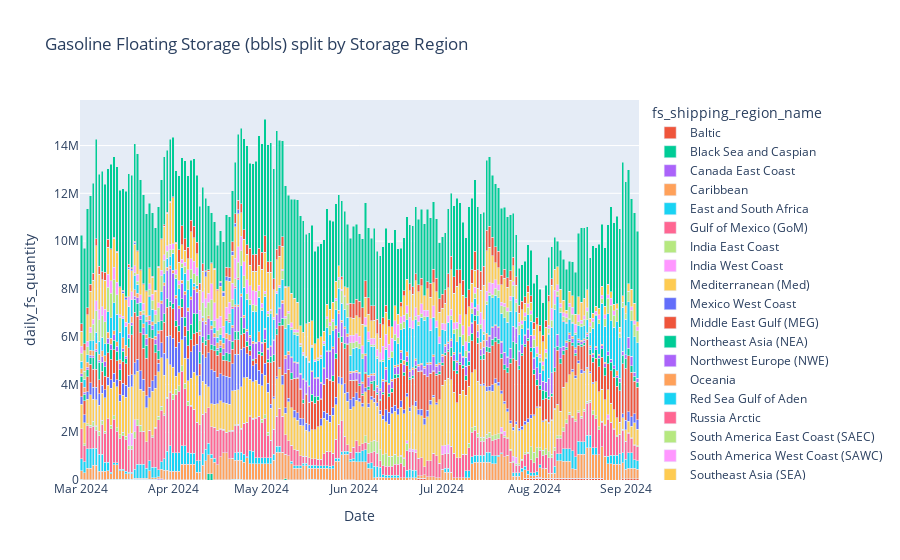

This figure's notebook cell:
### Markdown cell above
### 3. Plotting

### Code cell
import plotly.express as px
px.bar(fs_data, x = 'Date', y = 'daily_fs_quantity',color = 'fs_shipping_region_name',barmode = 'stack',title= 'Gasoline Floating Storage (bbls) split by Storage Region').show()

### Figure 1 — Plotly figure (JSON) as saved in the notebook; plotly's stock layout.template omitted (floating-point values rounded to 4 significant figures; data arrays with more than 128 entries replaced by an {"elided": "..."} marker saying what was removed)
{"data": [{"alignmentgroup": "True", "hovertemplate": "fs_shipping_region_name=<br>Date=%{x}<br>daily_fs_quantity=%{y}<extra></extra>", "legendgroup": "", "marker": {"color": "#636efa", "pattern": {"shape": ""}}, "name": "", "offsetgroup": "", "orientation": "v", "showlegend": false, "textposition": "auto", "type": "bar", "x": {"elided": "189 str values"}, "xaxis": "x", "y": {"elided": "189 int values"}, "yaxis": "y"}, {"alignmentgroup": "True", "hovertemplate": "fs_shipping_region_name=Baltic<br>Date=%{x}<br>daily_fs_quantity=%{y}<extra></extra>", "legendgroup": "Baltic", "marker": {"color": "#EF553B", "pattern": {"shape": ""}}, "name": "Baltic", "offsetgroup": "Baltic", "orientation": "v", "showlegend": true, "textposition": "auto", "type": "bar", "x": {"elided": "189 str values"}, "xaxis": "x", "y": {"elided": "189 int values"}, "yaxis": "y"}, {"alignmentgroup": "True", "hovertemplate": "fs_shipping_region_name=Black Sea and Caspian<br>Date=%{x}<br>daily_fs_quantity=%{y}<extra></extra>", "legendgroup": "Black Sea and Caspian", "marker": {"color": "#00cc96", "pattern": {"shape": ""}}, "name": "Black Sea and Caspian", "offsetgroup": "Black Sea and Caspian", "orientation": "v", "showlegend": true, "textposition": "auto", "type": "bar", "x": {"elided": "189 str values"}, "xaxis": "x", "y": {"elided": "189 int values"}, "yaxis": "y"}, {"alignmentgroup": "True", "hovertemplate": "fs_shipping_region_name=Canada East Coast<br>Date=%{x}<br>daily_fs_quantity=%{y}<extra></extra>", "legendgroup": "Canada East Coast", "marker": {"color": "#ab63fa", "pattern": {"shape": ""}}, "name": "Canada East Coast", "offsetgroup": "Canada East Coast", "orientation": "v", "showlegend": true, "textposition": "auto", "type": "bar", "x": {"elided": "189 str values"}, "xaxis": "x", "y": {"elided": "189 int values"}, "yaxis": "y"}, {"alignmentgroup": "True", "hovertemplate": "fs_shipping_region_name=Caribbean<br>Date=%{x}<br>daily_fs_quantity=%{y}<extra></extra>", "legendgroup": "Caribbean", "marker": {"color": "#FFA15A", "pattern": {"shape": ""}}, "name": "Caribbean", "offsetgroup": "Caribbean", "orientation": "v", "showlegend": true, "textposition": "auto", "type": "bar", "x": {"elided": "189 str values"}, "xaxis": "x", "y": {"elided": "189 int values"}, "yaxis": "y"}, {"alignmentgroup": "True", "hovertemplate": "fs_shipping_region_name=East and South Africa<br>Date=%{x}<br>daily_fs_quantity=%{y}<extra></extra>", "legendgroup": "East and South Africa", "marker": {"color": "#19d3f3", "pattern": {"shape": ""}}, "name": "East and South Africa", "offsetgroup": "East and South Africa", "orientation": "v", "showlegend": true, "textposition": "auto", "type": "bar", "x": {"elided": "189 str values"}, "xaxis": "x", "y": {"elided": "189 int values"}, "yaxis": "y"}, {"alignmentgroup": "True", "hovertemplate": "fs_shipping_region_name=Gulf of Mexico (GoM)<br>Date=%{x}<br>daily_fs_quantity=%{y}<extra></extra>", "legendgroup": "Gulf of Mexico (GoM)", "marker": {"color": "#FF6692", "pattern": {"shape": ""}}, "name": "Gulf of Mexico (GoM)", "offsetgroup": "Gulf of Mexico (GoM)", "orientation": "v", "showlegend": true, "textposition": "auto", "type": "bar", "x": {"elided": "189 str values"}, "xaxis": "x", "y": {"elided": "189 int values"}, "yaxis": "y"}, {"alignmentgroup": "True", "hovertemplate": "fs_shipping_region_name=India East Coast<br>Date=%{x}<br>daily_fs_quantity=%{y}<extra></extra>", "legendgroup": "India East Coast", "marker": {"color": "#B6E880", "pattern": {"shape": ""}}, "name": "India East Coast", "offsetgroup": "India East Coast", "orientation": "v", "showlegend": true, "textposition": "auto", "type": "bar", "x": {"elided": "189 str values"}, "xaxis": "x", "y": {"elided": "189 int values"}, "yaxis": "y"}, {"alignmentgroup": "True", "hovertemplate": "fs_shipping_region_name=India West Coast<br>Date=%{x}<br>daily_fs_quantity=%{y}<extra></extra>", "legendgroup": "India West Coast", "marker": {"color": "#FF97FF", "pattern": {"shape": ""}}, "name": "India West Coast", "offsetgroup": "India West Coast", "orientation": "v", "showlegend": true, "textposition": "auto", "type": "bar", "x": {"elided": "189 str values"}, "xaxis": "x", "y": {"elided": "189 int values"}, "yaxis": "y"}, {"alignmentgroup": "True", "hovertemplate": "fs_shipping_region_name=Mediterranean (Med)<br>Date=%{x}<br>daily_fs_quantity=%{y}<extra></extra>", "legendgroup": "Mediterranean (Med)", "marker": {"color": "#FECB52", "pattern": {"shape": ""}}, "name": "Mediterranean (Med)", "offsetgroup": "Mediterranean (Med)", "orientation": "v", "showlegend": true, "textposition": "auto", "type": "bar", "x": {"elided": "189 str values"}, "xaxis": "x", "y": {"elided": "189 int values"}, "yaxis": "y"}, {"alignmentgroup": "True", "hovertemplate": "fs_shipping_region_name=Mexico West Coast<br>Date=%{x}<br>daily_fs_quantity=%{y}<extra></extra>", "legendgroup": "Mexico West Coast", "marker": {"color": "#636efa", "pattern": {"shape": ""}}, "name": "Mexico West Coast", "offsetgroup": "Mexico West Coast", "orientation": "v", "showlegend": true, "textposition": "auto", "type": "bar", "x": {"elided": "189 str values"}, "xaxis": "x", "y": {"elided": "189 int values"}, "yaxis": "y"}, {"alignmentgroup": "True", "hovertemplate": "fs_shipping_region_name=Middle East Gulf (MEG)<br>Date=%{x}<br>daily_fs_quantity=%{y}<extra></extra>", "legendgroup": "Middle East Gulf (MEG)", "marker": {"color": "#EF553B", "pattern": {"shape": ""}}, "name": "Middle East Gulf (MEG)", "offsetgroup": "Middle East Gulf (MEG)", "orientation": "v", "showlegend": true, "textposition": "auto", "type": "bar", "x": {"elided": "189 str values"}, "xaxis": "x", "y": {"elided": "189 int values"}, "yaxis": "y"}, {"alignmentgroup": "True", "hovertemplate": "fs_shipping_region_name=Northeast Asia (NEA)<br>Date=%{x}<br>daily_fs_quantity=%{y}<extra></extra>", "legendgroup": "Northeast Asia (NEA)", "marker": {"color": "#00cc96", "pattern": {"shape": ""}}, "name": "Northeast Asia (NEA)", "offsetgroup": "Northeast Asia (NEA)", "orientation": "v", "showlegend": true, "textposition": "auto", "type": "bar", "x": {"elided": "189 str values"}, "xaxis": "x", "y": {"elided": "189 int values"}, "yaxis": "y"}, {"alignmentgroup": "True", "hovertemplate": "fs_shipping_region_name=Northwest Europe (NWE)<br>Date=%{x}<br>daily_fs_quantity=%{y}<extra></extra>", "legendgroup": "Northwest Europe (NWE)", "marker": {"color": "#ab63fa", "pattern": {"shape": ""}}, "name": "Northwest Europe (NWE)", "offsetgroup": "Northwest Europe (NWE)", "orientation": "v", "showlegend": true, "textposition": "auto", "type": "bar", "x": {"elided": "189 str values"}, "xaxis": "x", "y": {"elided": "189 int values"}, "yaxis": "y"}, {"alignmentgroup": "True", "hovertemplate": "fs_shipping_region_name=Oceania<br>Date=%{x}<br>daily_fs_quantity=%{y}<extra></extra>", "legendgroup": "Oceania", "marker": {"color": "#FFA15A", "pattern": {"shape": ""}}, "name": "Oceania", "offsetgroup": "Oceania", "orientation": "v", "showlegend": true, "textposition": "auto", "type": "bar", "x": {"elided": "189 str values"}, "xaxis": "x", "y": {"elided": "189 int values"}, "yaxis": "y"}, {"alignmentgroup": "True", "hovertemplate": "fs_shipping_region_name=Red Sea Gulf of Aden<br>Date=%{x}<br>daily_fs_quantity=%{y}<extra></extra>", "legendgroup": "Red Sea Gulf of Aden", "marker": {"color": "#19d3f3", "pattern": {"shape": ""}}, "name": "Red Sea Gulf of Aden", "offsetgroup": "Red Sea Gulf of Aden", "orientation": "v", "showlegend": true, "textposition": "auto", "type": "bar", "x": {"elided": "189 str values"}, "xaxis": "x", "y": {"elided": "189 int values"}, "yaxis": "y"}, {"alignmentgroup": "True", "hovertemplate": "fs_shipping_region_name=Russia Arctic<br>Date=%{x}<br>daily_fs_quantity=%{y}<extra></extra>", "legendgroup": "Russia Arctic", "marker": {"color": "#FF6692", "pattern": {"shape": ""}}, "name": "Russia Arctic", "offsetgroup": "Russia Arctic", "orientation": "v", "showlegend": true, "textposition": "auto", "type": "bar", "x": {"elided": "189 str values"}, "xaxis": "x", "y": {"elided": "189 int values"}, "yaxis": "y"}, {"alignmentgroup": "True", "hovertemplate": "fs_shipping_region_name=South America East Coast (SAEC)<br>Date=%{x}<br>daily_fs_quantity=%{y}<extra></extra>", "legendgroup": "South America East Coast (SAEC)", "marker": {"color": "#B6E880", "pattern": {"shape": ""}}, "name": "South America East Coast (SAEC)", "offsetgroup": "South America East Coast (SAEC)", "orientation": "v", "showlegend": true, "textposition": "auto", "type": "bar", "x": {"elided": "189 str values"}, "xaxis": "x", "y": {"elided": "189 int values"}, "yaxis": "y"}, {"alignmentgroup": "True", "hovertemplate": "fs_shipping_region_name=South America West Coast (SAWC)<br>Date=%{x}<br>daily_fs_quantity=%{y}<extra></extra>", "legendgroup": "South America West Coast (SAWC)", "marker": {"color": "#FF97FF", "pattern": {"shape": ""}}, "name": "South America West Coast (SAWC)", "offsetgroup": "South America West Coast (SAWC)", "orientation": "v", "showlegend": true, "textposition": "auto", "type": "bar", "x": {"elided": "189 str values"}, "xaxis": "x", "y": {"elided": "189 int values"}, "yaxis": "y"}, {"alignmentgroup": "True", "hovertemplate": "fs_shipping_region_name=Southeast Asia (SEA)<br>Date=%{x}<br>daily_fs_quantity=%{y}<extra></extra>", "legendgroup": "Southeast Asia (SEA)", "marker": {"color": "#FECB52", "pattern": {"shape": ""}}, "name": "Southeast Asia (SEA)", "offsetgroup": "Southeast Asia (SEA)", "orientation": "v", "showlegend": true, "textposition": "auto", "type": "bar", "x": {"elided": "189 str values"}, "xaxis": "x", "y": {"elided": "189 int values"}, "yaxis": "y"}, {"alignmentgroup": "True", "hovertemplate": "fs_shipping_region_name=US Atlantic Coast (USAC)<br>Date=%{x}<br>daily_fs_quantity=%{y}<extra></extra>", "legendgroup": "US Atlantic Coast (USAC)", "marker": {"color": "#636efa", "pattern": {"shape": ""}}, "name": "US Atlantic Coast (USAC)", "offsetgroup": "US Atlantic Coast (USAC)", "orientation": "v", "showlegend": true, "textposition": "auto", "type": "bar", "x": {"elided": "189 str values"}, "xaxis": "x", "y": {"elided": "189 int values"}, "yaxis": "y"}, {"alignmentgroup": "True", "hovertemplate": "fs_shipping_region_name=US West Coast (USWC)<br>Date=%{x}<br>daily_fs_quantity=%{y}<extra></extra>", "legendgroup": "US West Coast (USWC)", "marker": {"color": "#EF553B", "pattern": {"shape": ""}}, "name": "US West Coast (USWC)", "offsetgroup": "US West Coast (USWC)", "orientation": "v", "showlegend": true, "textposition": "auto", "type": "bar", "x": {"elided": "189 str values"}, "xaxis": "x", "y": {"elided": "189 int values"}, "yaxis": "y"}, {"alignmentgroup": "True", "hovertemplate": "fs_shipping_region_name=West Africa (WAf)<br>Date=%{x}<br>daily_fs_quantity=%{y}<extra></extra>", "legendgroup": "West Africa (WAf)", "marker": {"color": "#00cc96", "pattern": {"shape": ""}}, "name": "West Africa (WAf)", "offsetgroup": "West Africa (WAf)", "orientation": "v", "showlegend": true, "textposition": "auto", "type": "bar", "x": {"elided": "189 str values"}, "xaxis": "x", "y": {"elided": "189 int values"}, "yaxis": "y"}], "layout": {"barmode": "stack", "legend": {"title": {"text": "fs_shipping_region_name"}, "tracegroupgap": 0}, "title": {"text": "Gasoline Floating Storage (bbls) split by Storage Region"}, "xaxis": {"anchor": "y", "domain": [0, 1], "title": {"text": "Date"}}, "yaxis": {"anchor": "x", "domain": [0, 1], "title": {"text": "daily_fs_quantity"}}}}
